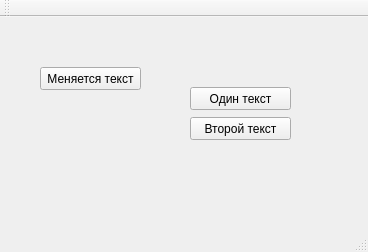
<?xml version="1.0" encoding="UTF-8"?>
<ui version="4.0">
 <class>MainWindow</class>
 <widget class="QMainWindow" name="MainWindow">
  <property name="geometry">
   <rect>
    <x>0</x>
    <y>0</y>
    <width>368</width>
    <height>252</height>
   </rect>
  </property>
  <property name="windowTitle">
   <string>MainWindow</string>
  </property>
  <widget class="QWidget" name="centralWidget">
   <widget class="QPushButton" name="pushButton">
    <property name="geometry">
     <rect>
      <x>190</x>
      <y>70</y>
      <width>101</width>
      <height>23</height>
     </rect>
    </property>
    <property name="text">
     <string>Один текст</string>
    </property>
   </widget>
   <widget class="QPushButton" name="pushButton_2">
    <property name="geometry">
     <rect>
      <x>190</x>
      <y>100</y>
      <width>101</width>
      <height>23</height>
     </rect>
    </property>
    <property name="text">
     <string>Второй текст</string>
    </property>
   </widget>
   <widget class="QPushButton" name="resultButton">
    <property name="geometry">
     <rect>
      <x>40</x>
      <y>50</y>
      <width>101</width>
      <height>23</height>
     </rect>
    </property>
    <property name="text">
     <string>Меняется текст</string>
    </property>
   </widget>
  </widget>
  <widget class="QMenuBar" name="menuBar">
   <property name="geometry">
    <rect>
     <x>0</x>
     <y>0</y>
     <width>368</width>
     <height>21</height>
    </rect>
   </property>
  </widget>
  <widget class="QToolBar" name="mainToolBar">
   <attribute name="toolBarArea">
    <enum>TopToolBarArea</enum>
   </attribute>
   <attribute name="toolBarBreak">
    <bool>false</bool>
   </attribute>
  </widget>
  <widget class="QStatusBar" name="statusBar"/>
 </widget>
 <layoutdefault spacing="6" margin="11"/>
 <resources/>
 <connections/>
</ui>
